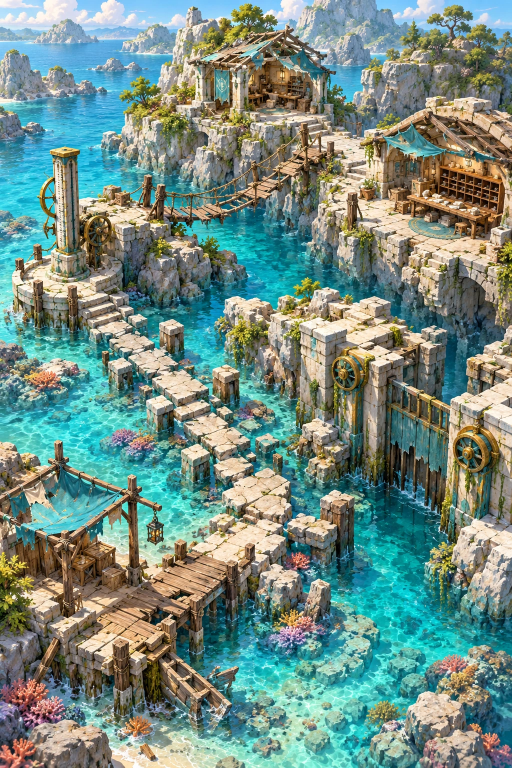
#> input picture docs/art-source/lowwater-passage-2026-11-02/map-before.webp, 1024 x 1536 px (shown at 1/2 size); its folder holds only this picture in this run
$ python lowwater-art.py ../docs/art-source/lowwater-passage-2026-11-02/map-before.webp
#> lines starting #> are read from the running program, lines starting #| are printed output that depends on the picture
#!/usr/bin/env python3
"""Chapter 5, The Lowwater Passage: runtime art from the director's pack (build 50a, 2026-11-02).

Masters (docs/art-source/lowwater-passage-2026-11-02/): the pack's four concept masters kept as
near-lossless WebP (quality 92; the PNGs' SHA-256 are in the pack's manifest.json, copied there):
  map-before / map-after   the damaged and the restored passage (1024 x 1536). They were painted
                           apart (the pack's ART_REVIEW.md): the map shows one or the other, never
                           patches of both, and never crossfades them as layers.
  stages                   a 7 x 3 concept sheet on cream (1916 x 821): one column per place, rows are
                           stages 1..3 (stage 1 = the first repair done). Not transparent runtime art.
  story                    a 2 x 2 storyboard (1536 x 1024): arrival, records chest, route map,
                           inner station door. Illustration direction only; the lines live in data.

Output (v5/assets/premium/coast/lowwater-passage/):
  passage-map-before|after.webp   both maps cropped to 1024 x 1195 (the same crop: sky and the far
      buildings trimmed, the reef landing at the bottom kept), like Chapter 4's headland
  place-ch5-<place>-<n>.webp      the sheet's cream keyed out by a flood fill from its border (only
      background joined to the edge goes; cream stone inside a sprite stays), the edge feathered by
      1 px; every separate piece goes to the 7 x 3 grid cell its centre is in (a tall stage-3 finial
      reaching above its cell stays with its sprite), trimmed and centred on a square
  story-<name>.webp               three of the storyboard's four panels (768 x 512 each, as painted)
  ../../lowwater-passage-vibrant.webp  the area's strip picture (1200 x 400) from the damaged map

  python3 -I tools/lowwater-art.py --import <pack>/Vaultwake_Chapter5   copy the masters, then export
  python3 -I tools/lowwater-art.py                                      export from the kept masters
"""
import json, os, shutil, sys
import numpy as np
from PIL import Image, ImageDraw, ImageFilter

ROOT = os.path.dirname(os.path.dirname(os.path.abspath(__file__)))
SRC = os.path.join(ROOT, 'docs/art-source/lowwater-passage-2026-11-02')
OUT = os.path.join(ROOT, 'v5/assets/premium/coast/lowwater-passage')
PLACES = ['landing', 'causeway', 'gauge', 'bridge', 'shelter', 'desk', 'lock']
# storyboard order: top left, top right, bottom left, bottom right. The top right panel (a chest and a
# ledger) is not exported: its emblem is generated, not the letter's wave seal (ART_REVIEW.md), and the
# card it would illustrate names that seal; the master keeps it.
STORIES = ['arrival', None, 'route', 'station']
MAP_CROP = (0, 220, 1024, 1415)
KEY_TOLERANCE = 30  # summed RGB distance from the cell's border cream that still counts as background


# [100 lines left out: functions import_pack, key_sheet, pieces, split_rows, not called in this run]


def export():
    os.makedirs(OUT, exist_ok=True)
    out = {'maps': {}, 'sprites': {}, 'stories': {}}
    for kind in ('before', 'after'):
        pic = Image.open(os.path.join(SRC, f'map-{kind}.webp')).convert('RGB').crop(MAP_CROP)
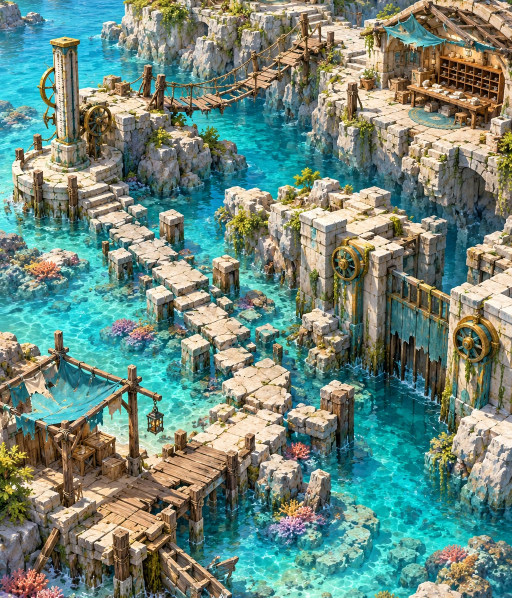
#> pic: PIL image 1024x1195 RGB (shown at 1/2 size); mean R, G, B 111.1, 136.8, 124.2
        pic.save(os.path.join(OUT, f'passage-map-{kind}.webp'), quality=84, method=6)
        out['maps'][kind] = {'size': list(pic.size), 'crop': list(MAP_CROP)}
    strip = Image.open(os.path.join(SRC, 'map-before.webp')).convert('RGB').crop((0, 620, 1024, 961)).resize((1200, 400), Image.LANCZOS)
    strip.save(os.path.join(ROOT, 'v5/assets/premium/lowwater-passage-vibrant.webp'), quality=84, method=6)
    sheet = Image.open(os.path.join(SRC, 'stages.webp')).convert('RGB')
    W, H = sheet.size
    alpha = key_sheet(sheet)
    owner = {}
    for m, (cx, cy) in split_rows(pieces(alpha), H):  # each piece belongs to the grid cell its centre is in
        k = (min(6, int(cx * 7 // W)), min(2, int(cy * 3 // H)))
        owner[k] = m if k not in owner else owner[k] | m
    a_np = np.asarray(alpha)
    for c, p in enumerate(PLACES):
        for r in range(3):
            own = np.where(owner[(c, r)], a_np, 0).astype(np.uint8)
            sp = sheet.convert('RGBA')
            sp.putalpha(Image.fromarray(own))
            bb = Image.fromarray(own).point(lambda v: 255 if v > 24 else 0).getbbox()
            sp = sp.crop(bb)
            side = max(sp.size) + 8
            sq = Image.new('RGBA', (side, side), (0, 0, 0, 0))
            sq.paste(sp, ((side - sp.size[0]) // 2, side - sp.size[1] - 4))
            sq.save(os.path.join(OUT, f'place-ch5-{p}-{r + 1}.webp'), quality=88, method=6)
            out['sprites'][f'{p}-{r + 1}'] = {'size': side, 'opaque_box': list(bb)}
    story = Image.open(os.path.join(SRC, 'story.webp')).convert('RGB')
    SW, SH = story.size
    for k, name in enumerate(STORIES):
        if not name:
            continue
        x, y = (k % 2) * SW // 2, (k // 2) * SH // 2
        panel = story.crop((x, y, x + SW // 2, y + SH // 2))
        panel.save(os.path.join(OUT, f'story-{name}.webp'), quality=84, method=6)
        out['stories'][name] = {'size': list(panel.size), 'from': [x, y]}
    with open(os.path.join(OUT, 'manifest.json'), 'w') as f:
        json.dump(out, f, indent=1)
    print(json.dumps({'files': len(os.listdir(OUT))}))


if __name__ == '__main__':
    if '--import' in sys.argv:
        import_pack(sys.argv[sys.argv.index('--import') + 1])
#> (the run stopped early here; a loop or call above may not have finished)
